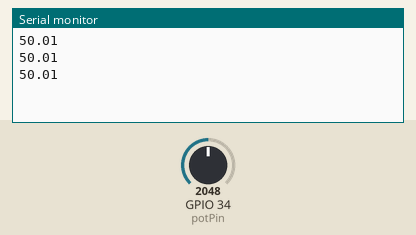
This sketch was run on a simulated ESP32. Parts: the last lines printed to the serial monitor. The test bench sets the inputs (shaded band); at power-on: GPIO 34 (potPin) = 2048.

Above: at 2.2 s.
2.3 s: GPIO 34 (potPin) set to 2866
At 2.9 s:
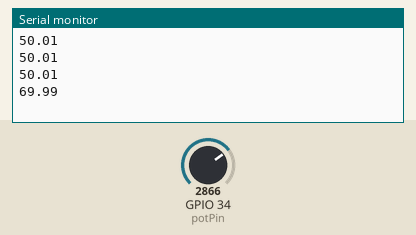
3.8 s: GPIO 34 (potPin) set to 3603
At 4.4 s:
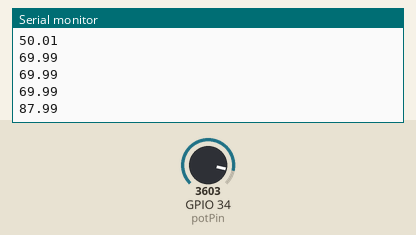
Timing chart, 0 to 6.8 s (numbered marks = the images above; inputs shaded):
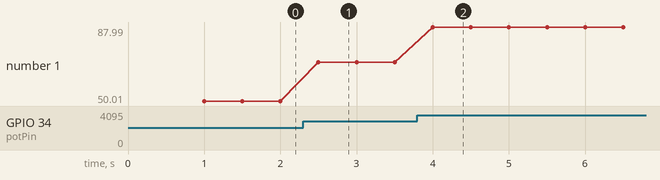

The sketch:

ecg-test.ino
```cpp
// Potentiometer is connected to GPIO 34 (Analog ADC1_CH6)
const int potPin = 34;

// variable for storing the potentiometer value
float potValue = 0;

void setup() {
  Serial.begin(115200);
  delay(1000);
}

void loop() {
  // Reading potentiometer value
  potValue = analogRead(potPin);
  Serial.println((potValue/4095)*100);
  delay(500);
}
```

Measured:
- after the input at 2.3 s, the serial monitor: prints a new line after 0.20 s (image 1)
- after the input at 3.8 s, the serial monitor: prints a new line after 0.20 s (image 2)
- plotted number 1: 50.01 → 69.99 after the input at 2.3 s, 69.99 → 87.99 after the input at 3.8 s
